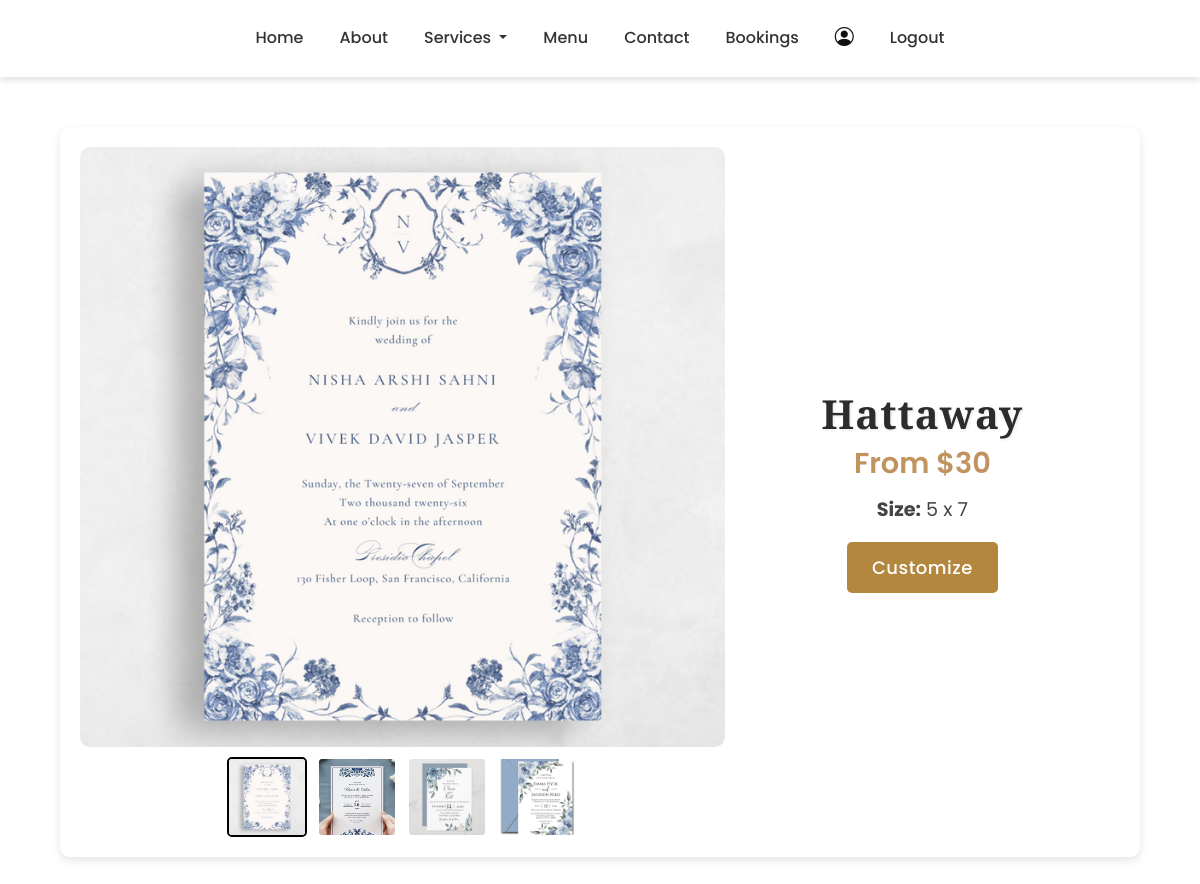
The page /invitation_detail/6 on the database its author committed.
### app/models.py (models this page shows, shortened)
class InvitationCard(models.Model):
    category = models.ForeignKey(InvitationCategory, on_delete=models.CASCADE)
    name = models.CharField(max_length=100)
    price=models.IntegerField()
    img1 = models.FileField()
    img2 = models.FileField(blank=True, null=True)
    img3 = models.FileField(blank=True, null=True)
    img4 = models.FileField(blank=True, null=True)
    size = models.CharField(max_length=50)

### app/views.py (the view)
# urls.py: path('invitation_detail/<id>',views.invitation_detail, name='invitation_detail'),
def invitation_detail(request, id):
    card = get_object_or_404(InvitationCard, id=id)
    return render(request, 'user/invitation_detail.html', {'card': card})

### templates/user/invitation_detail.html (shortened to what this page needs)
<!DOCTYPE html>
<html lang="en">
<head>
    <link rel="stylesheet" href="https://cdn.jsdelivr.net/npm/bootstrap@5.3.0/dist/css/bootstrap.min.css">
    <link rel="stylesheet" href="https://cdn.jsdelivr.net/npm/bootstrap-icons@1.11.3/font/bootstrap-icons.min.css">
</head>
<body>
    <nav class="navbar navbar-expand-lg">
        <div class="container-fluid">
            <div class="collapse navbar-collapse" id="navbarNav">
                <ul class="navbar-nav ms-auto">
                    <li class="nav-item">
                        <a class="nav-link" href="../">Home</a>
                    </li>
                    <li class="nav-item">
                        <a class="nav-link" href="../about">About</a>
                    </li>
                    <li class="nav-item dropdown">
                        <a class="nav-link dropdown-toggle" href="#" id="navbarDropdown" role="button" data-bs-toggle="dropdown" aria-expanded="false">
                            Services
                        </a>
                    </li>
                    <li class="nav-item">
                        <a class="nav-link" href="item">Menu</a>
                    </li>
                    <li class="nav-item">
                        <a class="nav-link" href="../contact">Contact</a>
                    </li>
                    <li class="nav-item">
                        <a class="nav-link" href="../view_bookings">Bookings</a>
                    </li>
                    <li class="nav-item">
                        <a class="nav-link" href="profile">
                          <i style="color:rgb(16, 16, 16); font-weight: bolder; font-size: 19px;" class="bi bi-person-circle"></i>
                        </a>
                    </li>
                    <li class="nav-item">
                        <a class="nav-link" href="logout">Logout</a>
                    </li>
                </ul>
            </div>
        </div>
    </nav>
    <div class="container">
        <div class="image-section">
            <img id="mainImage" src="{{ card.img1.url }}" alt="Invitation Card">
            <div class="thumbnail-container">
                {% if card.img1 %}<img class="thumb active" src="{{ card.img1.url }}" onclick="changeImage(this)">{% endif %}
                {% if card.img2 %}<img class="thumb" src="{{ card.img2.url }}" onclick="changeImage(this)">{% endif %}
                {% if card.img3 %}<img class="thumb" src="{{ card.img3.url }}" onclick="changeImage(this)">{% endif %}
                {% if card.img4 %}<img class="thumb" src="{{ card.img4.url }}" onclick="changeImage(this)">{% endif %}
            </div>
        </div>
        <div class="details-section">
            <h2>{{ card.name }}</h2>
            <h4>From ${{ card.price }}</h4>
            <p><strong>Size:</strong> {{ card.size }}</p>
            <a id="buyNowBtn" href="{% url 'invitation_address_page' card.pk %}" class="btn btn-primary">Customize</a>
        </div>
    </div>
</body>
</html>

### templates/user/invitation_detail.html (style rules this page uses)
body { font-family: 'Poppins', sans-serif; background-color: white; }
.navbar { box-shadow: 0 4px 6px rgba(0, 0, 0, 0.1); }
.navbar { position: relative; width: 100%; background-color: white; transition: background 0.3s ease-in-out; z-index: 10; padding: 1rem 2rem; }
.navbar-nav { margin: 0 auto; display: flex; justify-content: center; align-items: center; }
.navbar-nav .nav-link { font-size: 1rem; font-weight: 500; margin: 0 10px; color: #333; transition: color 0.3s; }
.container { max-width: 90%; margin: 50px auto; background: white; border-radius: 10px; box-shadow: 0 4px 10px rgba(0, 0, 0, 0.1); display: flex; align-items: center; flex-wrap: wrap; padding: 20px; }
.image-section { flex: 62%; display: flex; flex-direction: column; align-items: center; }
#mainImage { width: 100%; max-width: 700px; height: 600px; object-fit: cover; border-radius: 10px; }
.thumbnail-container { display: flex; justify-content: center; gap: 10px; margin-top: 10px; flex-wrap: wrap; }
.thumbnail-container img { width: 80px; height: 80px; object-fit: cover; border-radius: 5px; cursor: pointer; border: 2px solid transparent; transition: 0.3s; }
.thumbnail-container img:hover, .thumbnail-container img.active { border-color: #000; }
.details-section { flex: 38%; padding: 20px; display: flex; flex-direction: column; align-items: center; justify-content: center; text-align: center; }
.details-section h2 { font-size: 2.5rem; font-weight: 700; font-family: 'Playfair Display', serif; color: #2c2c2c; letter-spacing: 1px; text-shadow: 1px 1px 3px rgba(0, 0, 0, 0.1); }
.details-section h4 { font-size: 1.8rem; font-family: 'Poppins', sans-serif; color: #c0935f; font-weight: 600; margin-bottom: 15px; }
.details-section p { font-size: 1.2rem; font-family: 'Poppins', sans-serif; color: #444; line-height: 1.6; }
.btn-primary { background: #b4873f; border: none; padding: 12px 25px; font-size: 18px; font-family: 'Poppins', sans-serif; font-weight: 500; letter-spacing: 0.5px; border-radius: 5px; transition: all 0.3s ease-in-out; }

### rows shown on the page
InvitationCard: img1 (picture), img2 (picture), img3 (picture), img4 (picture), name "Hattaway", price "30", size "5 x 7"
